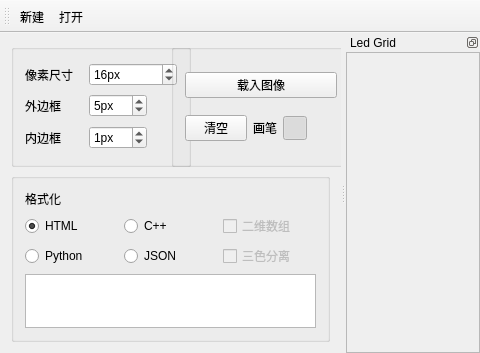
<?xml version="1.0" encoding="UTF-8"?>
<ui version="4.0">
 <class>FontLibDesignerClass</class>
 <widget class="QMainWindow" name="FontLibDesignerClass">
  <property name="geometry">
   <rect>
    <x>0</x>
    <y>0</y>
    <width>480</width>
    <height>353</height>
   </rect>
  </property>
  <property name="minimumSize">
   <size>
    <width>480</width>
    <height>0</height>
   </size>
  </property>
  <property name="windowTitle">
   <string>Font Lib Designer</string>
  </property>
  <property name="styleSheet">
   <string notr="true">* {
  font-family: &quot;Arial&quot;, &quot;Segoe UI&quot;, &quot;黑体&quot;, &quot;等线&quot;;
  color: white;
  background: rgb(50, 50, 50);
}
*:!enabled {
  color: rgb(155, 155, 155);
}

#codeBrowser {
  font-family: &quot;Consolas&quot;;
}
#mainColor {
  background-color: #fff;
}
#subColor {
  background-color: #000;
}
/**********子界面背景********* */

QDockWidget &gt; QWidget {
  background: rgb(75, 75, 75);
}
QDockWidget,
QLabel {
  font-size: 14px;
  color: white;
}
QDockWidget::title {
  text-align: center;
  background: rgb(90, 90, 90);
}

QLabel {
  background: transparent;
}
/**********提示********* */
QToolTip {
  color: yellow;
  border: 2px solid #333;
}

/**********菜单********* */
QMenu {
  border: 1px solid rgb(100, 100, 100);
  background: rgb(68, 69, 73);
}
QMenu::item {
  height: 22px;
  padding: 0px 25px 0px 20px;
}
QMenu::item:enabled {
  color: rgb(225, 225, 225);
}
QMenu::item:enabled:selected {
  color: rgb(230, 230, 230);
  background: rgba(255, 255, 255, 80);
}
QMenu::separator {
  height: 1px;
  background: rgb(100, 100, 100);
}
QMenu::indicator {
  width: 13px;
  height: 13px;
}
QMenu::icon {
  padding-left: 2px;
  padding-right: 2px;
}
/**********分组框********* */
QGroupBox {
  font-size: 12px;
  border: 1px solid rgb(80, 80, 80);
  border-radius: 4px;
  margin-top: 10px;
}
QGroupBox::title {
  color: rgb(175, 175, 175);
  top: -12px;
  left: 10px;
}

/**********页签项********* */
QTabWidget::pane {
  border: none;
  border-top: 3px solid rgb(0, 160, 230);
  background: rgb(57, 58, 60);
}
QTabWidget::tab-bar {
  border: none;
}
QTabBar::tab {
  border: none;
  border-top-left-radius: 4px;
  border-top-right-radius: 4px;
  color: rgb(175, 175, 175);
  background: rgb(255, 255, 255, 30);
  height: 28px;
  min-width: 85px;
  margin-right: 5px;
  padding-left: 5px;
  padding-right: 5px;
}
QTabBar::tab:hover {
  background: rgb(255, 255, 255, 40);
}
QTabBar::tab:selected {
  color: white;
  background: rgb(0, 160, 230);
}

/**********表头********* */
QHeaderView {
  border: none;
  border-bottom: 3px solid rgb(0, 160, 230);
  background: rgb(57, 58, 60);
  min-height: 30px;
}
QHeaderView::section:horizontal {
  border: none;
  color: white;
  background: transparent;
  padding-left: 5px;
}
QHeaderView::section:horizontal:hover {
  background: rgb(0, 160, 230);
}
QHeaderView::section:horizontal:pressed {
  background: rgb(0, 180, 255);
}

/**********表格********* */
QTableView,
QTreeView,
QListView {
  border: 1px solid rgb(45, 45, 45);
  background: rgb(57, 58, 60);
  gridline-color: rgb(60, 60, 60);
}
QTableView::item,
QTreeView::item,
QListView::item {
  padding-left: 5px;
  padding-right: 5px;
  border: none;
  background: rgb(72, 72, 74);
  border-right: 1px solid rgb(45, 45, 45);
  border-bottom: 1px solid rgb(45, 45, 45);
}
QTableView::item:selected,
QTreeView::item:selected,
QListView::item:selected {
  background: rgba(202, 81, 0, 50);
}
QTableView::item:selected:!active,
QTreeView::item:selected:!active,
QListView::item:selected:!active {
  color: white;
}
QTableView::indicator,
QTreeView::indicator,
QListView::indicator {
  width: 20px;
  height: 20px;
}

/**********滚动条-水平********* */
QScrollBar:horizontal {
  height: 20px;
  background: transparent;
  margin-top: 3px;
  margin-bottom: 3px;
}
QScrollBar::handle:horizontal {
  height: 20px;
  min-width: 30px;
  background: rgb(68, 69, 73);
  margin-left: 15px;
  margin-right: 15px;
}
QScrollBar::handle:horizontal:hover {
  background: rgb(80, 80, 80);
}
QScrollBar::sub-line:horizontal {
  width: 15px;
  background: transparent;
  subcontrol-position: left;
}
QScrollBar::add-line:horizontal {
  width: 15px;
  background: transparent;
  subcontrol-position: right;
}
QScrollBar::sub-line:horizontal:hover {
  background: rgb(68, 69, 73);
}
QScrollBar::add-line:horizontal:hover {
  background: rgb(68, 69, 73);
}
QScrollBar::add-page:horizontal,
QScrollBar::sub-page:horizontal {
  background: transparent;
}

/**********滚动条-垂直********* */
QScrollBar:vertical {
  width: 20px;
  background: transparent;
  margin-left: 3px;
  margin-right: 3px;
}
QScrollBar::handle:vertical {
  width: 20px;
  min-height: 30px;
  background: rgb(68, 69, 73);
  margin-top: 15px;
  margin-bottom: 15px;
}
QScrollBar::handle:vertical:hover {
  background: rgb(80, 80, 80);
}
QScrollBar::sub-line:vertical,
QScrollBar::add-line:vertical {
  border: 2px solid rgb(90, 90, 90);
}
QScrollBar::sub-line:vertical:hover,
QScrollBar::add-line:vertical:hover {
  background: rgb(68, 69, 73);
}
QScrollBar::up-arrow:vertical,
QScrollBar::down-arrow:vertical {
  width: 14px;
  height: 20px;
  background: rgb(90, 90, 90);
}
QScrollBar::add-page:vertical,
QScrollBar::sub-page:vertical {
  background: none;
}

/**********下拉列表********* */
QComboBox {
  height: 25px;
  border-radius: 4px;
  border: 1px solid rgb(100, 100, 100);
  background: rgb(72, 72, 73);
}
QComboBox:enabled {
  color: rgb(175, 175, 175);
}
QComboBox:enabled:hover,
QComboBox:enabled:focus {
  color: rgb(230, 230, 230);
  background: rgb(68, 69, 73);
}
QComboBox::drop-down {
  width: 20px;
  border: none;
  background: transparent;
}
QComboBox::drop-down:hover {
  background: rgba(255, 255, 255, 30);
}
QComboBox QAbstractItemView {
  border: 1px solid rgb(100, 100, 100);
  background: rgb(68, 69, 73);
  outline: none;
}
QComboBox QAbstractItemView::item {
  height: 25px;
  color: rgb(175, 175, 175);
}
QComboBox QAbstractItemView::item:selected {
  background: rgba(255, 255, 255, 40);
  color: rgb(230, 230, 230);
}

/**********进度条********* */
QProgressBar {
  border: 3px solid rgb(68, 69, 73);
  text-align: center;
  color: white;
  background: rgb(50, 50, 50);
}
QProgressBar::chunk {
  background: rgb(0, 160, 230);
}

/**********复选框********* */
/**********单选框********* */
QCheckBox,
QRadioButton {
  spacing: 5px;
}
QCheckBox,
QCheckBox {
  color: #afafaf;
}
QCheckBox:enabled:hover,
QRadioButton:enabled:hover {
  color: #c8c8c8;
  background-color: #666;
}
QCheckBox:enabled:checked,
QRadioButton:enabled:checked {
  color: green;
}
QCheckBox:enabled:checked:hover,
QRadioButton:enabled:checked:hover {
  color: green;
}
QCheckBox::indicator,
QRadioButton::indicator {
  width: 20px;
  height: 20px;
}

/**********输入框********* */
QLineEdit {
  height: 25px;
  border: 2px solid rgb(120, 130, 120);
  background: rgb(72, 72, 73);
}
QLineEdit:enabled {
  color: rgb(175, 175, 175);
}
QLineEdit:enabled:hover,
QLineEdit:enabled:focus {
  color: rgb(230, 230, 230);
  border: 2px solid rgb(140, 160, 180);
}

/**********文本编辑框********* */
QTextEdit {
  border: 1px solid rgb(45, 45, 45);
  color: rgb(175, 175, 175);
  background: rgb(57, 58, 60);
}

/**********滚动区域********* */
QScrollArea {
  border: 1px solid rgb(45, 45, 45);
  background: rgb(57, 58, 60);
}
QScrollBar::add-line:vertical {
  height: 0px;
  background-color: transparent;
  subcontrol-position: bottom;
}
QScrollBar::sub-line:vertical {
  height: 0px;
  background-color: transparent;
  subcontrol-position: top;
}

/**********按钮********* */
QPushButton {
  border: 2px solid rgb(85, 85, 85);
  width: 75px;
  height: 25px;
}
QPushButton:enabled {
  background: rgb(59, 59, 59);
  color: white;
}
QPushButton:checked {
  border-color: green;
}
QPushButton:enabled:hover {
  background: rgb(120, 120, 120);
}
QPushButton:enabled:pressed {
  background: rgb(90, 90, 90);
}
/******* ToolBox ******/
QToolBox::tab {
  border-width: 2px 0;
  border-style: solid;
  border-color: rgb(140, 160, 180);
}
QToolBox::tab:first {
  border-top-width: 0px;
}
QToolBox::tab:last {
  border-bottom-width: 0px;
}
</string>
  </property>
  <widget class="QWidget" name="centralWidget">
   <layout class="QGridLayout" name="gridLayout_4">
    <item row="0" column="0">
     <widget class="QGroupBox" name="displayGroupBox">
      <property name="minimumSize">
       <size>
        <width>180</width>
        <height>123</height>
       </size>
      </property>
      <property name="maximumSize">
       <size>
        <width>180</width>
        <height>123</height>
       </size>
      </property>
      <layout class="QGridLayout" name="gridLayout">
       <item row="1" column="2">
        <widget class="QSpinBox" name="outerBorderWidth">
         <property name="suffix">
          <string>px</string>
         </property>
         <property name="value">
          <number>5</number>
         </property>
        </widget>
       </item>
       <item row="1" column="0">
        <widget class="QLabel" name="outerBorderLabel">
         <property name="text">
          <string>外边框</string>
         </property>
        </widget>
       </item>
       <item row="2" column="0">
        <widget class="QLabel" name="innerBorderLabel">
         <property name="text">
          <string>内边框</string>
         </property>
        </widget>
       </item>
       <item row="0" column="0">
        <widget class="QLabel" name="pixelLengthLabel">
         <property name="text">
          <string>像素尺寸</string>
         </property>
        </widget>
       </item>
       <item row="2" column="2">
        <widget class="QSpinBox" name="innerBorderWidth">
         <property name="suffix">
          <string>px</string>
         </property>
         <property name="value">
          <number>1</number>
         </property>
        </widget>
       </item>
       <item row="1" column="3">
        <widget class="QPushButton" name="outerColor">
         <property name="minimumSize">
          <size>
           <width>24</width>
           <height>24</height>
          </size>
         </property>
         <property name="maximumSize">
          <size>
           <width>24</width>
           <height>24</height>
          </size>
         </property>
         <property name="autoFillBackground">
          <bool>false</bool>
         </property>
         <property name="text">
          <string/>
         </property>
         <property name="checked">
          <bool>false</bool>
         </property>
         <property name="flat">
          <bool>true</bool>
         </property>
        </widget>
       </item>
       <item row="2" column="3">
        <widget class="QPushButton" name="innerColor">
         <property name="minimumSize">
          <size>
           <width>24</width>
           <height>24</height>
          </size>
         </property>
         <property name="maximumSize">
          <size>
           <width>24</width>
           <height>24</height>
          </size>
         </property>
         <property name="autoFillBackground">
          <bool>false</bool>
         </property>
         <property name="text">
          <string/>
         </property>
         <property name="checked">
          <bool>false</bool>
         </property>
         <property name="flat">
          <bool>true</bool>
         </property>
        </widget>
       </item>
       <item row="0" column="2" colspan="2">
        <widget class="QSpinBox" name="pixelLength">
         <property name="suffix">
          <string>px</string>
         </property>
         <property name="value">
          <number>16</number>
         </property>
        </widget>
       </item>
      </layout>
     </widget>
    </item>
    <item row="0" column="1">
     <widget class="QGroupBox" name="gridGroupBox">
      <property name="minimumSize">
       <size>
        <width>180</width>
        <height>123</height>
       </size>
      </property>
      <property name="maximumSize">
       <size>
        <width>180</width>
        <height>123</height>
       </size>
      </property>
      <layout class="QGridLayout" name="gridLayout_2">
       <item row="1" column="3">
        <widget class="QPushButton" name="mainColor">
         <property name="minimumSize">
          <size>
           <width>24</width>
           <height>24</height>
          </size>
         </property>
         <property name="maximumSize">
          <size>
           <width>24</width>
           <height>24</height>
          </size>
         </property>
         <property name="autoFillBackground">
          <bool>false</bool>
         </property>
         <property name="text">
          <string/>
         </property>
         <property name="checkable">
          <bool>true</bool>
         </property>
         <property name="checked">
          <bool>true</bool>
         </property>
         <property name="flat">
          <bool>true</bool>
         </property>
         <attribute name="buttonGroup">
          <string notr="true">pencilButtonGroup</string>
         </attribute>
        </widget>
       </item>
       <item row="0" column="0" colspan="5">
        <widget class="QPushButton" name="loadImage">
         <property name="text">
          <string>载入图像</string>
         </property>
        </widget>
       </item>
       <item row="1" column="0" colspan="2">
        <widget class="QPushButton" name="clearColorMap">
         <property name="text">
          <string>清空</string>
         </property>
        </widget>
       </item>
       <item row="1" column="2">
        <widget class="QLabel" name="pencilLabel">
         <property name="text">
          <string>画笔</string>
         </property>
        </widget>
       </item>
       <item row="1" column="4">
        <widget class="QPushButton" name="subColor">
         <property name="minimumSize">
          <size>
           <width>24</width>
           <height>24</height>
          </size>
         </property>
         <property name="maximumSize">
          <size>
           <width>24</width>
           <height>24</height>
          </size>
         </property>
         <property name="autoFillBackground">
          <bool>false</bool>
         </property>
         <property name="text">
          <string/>
         </property>
         <property name="checkable">
          <bool>true</bool>
         </property>
         <property name="flat">
          <bool>true</bool>
         </property>
         <attribute name="buttonGroup">
          <string notr="true">pencilButtonGroup</string>
         </attribute>
        </widget>
       </item>
      </layout>
     </widget>
    </item>
    <item row="0" column="2">
     <spacer name="horizontalSpacer">
      <property name="orientation">
       <enum>Qt::Horizontal</enum>
      </property>
      <property name="sizeType">
       <enum>QSizePolicy::Ignored</enum>
      </property>
      <property name="sizeHint" stdset="0">
       <size>
        <width>40</width>
        <height>20</height>
       </size>
      </property>
     </spacer>
    </item>
    <item row="1" column="0" colspan="3">
     <widget class="QGroupBox" name="exportGroupBox">
      <property name="minimumSize">
       <size>
        <width>0</width>
        <height>136</height>
       </size>
      </property>
      <layout class="QGridLayout" name="gridLayout_5">
       <item row="0" column="0">
        <widget class="QLabel" name="label_4">
         <property name="text">
          <string>格式化</string>
         </property>
        </widget>
       </item>
       <item row="1" column="0">
        <widget class="QRadioButton" name="useFmtHtml">
         <property name="text">
          <string>HTML</string>
         </property>
         <property name="checked">
          <bool>true</bool>
         </property>
         <attribute name="buttonGroup">
          <string notr="true">fmtButtonGroup</string>
         </attribute>
        </widget>
       </item>
       <item row="1" column="1">
        <widget class="QRadioButton" name="useFmtCpp">
         <property name="text">
          <string>C++</string>
         </property>
         <attribute name="buttonGroup">
          <string notr="true">fmtButtonGroup</string>
         </attribute>
        </widget>
       </item>
       <item row="1" column="2">
        <widget class="QCheckBox" name="useMatrix2">
         <property name="enabled">
          <bool>false</bool>
         </property>
         <property name="text">
          <string>二维数组</string>
         </property>
        </widget>
       </item>
       <item row="2" column="0">
        <widget class="QRadioButton" name="useFmtPython">
         <property name="text">
          <string>Python</string>
         </property>
         <attribute name="buttonGroup">
          <string notr="true">fmtButtonGroup</string>
         </attribute>
        </widget>
       </item>
       <item row="2" column="1">
        <widget class="QRadioButton" name="useFmtJson">
         <property name="text">
          <string>JSON</string>
         </property>
         <attribute name="buttonGroup">
          <string notr="true">fmtButtonGroup</string>
         </attribute>
        </widget>
       </item>
       <item row="2" column="2">
        <widget class="QCheckBox" name="useColor3">
         <property name="enabled">
          <bool>false</bool>
         </property>
         <property name="text">
          <string>三色分离</string>
         </property>
        </widget>
       </item>
       <item row="3" column="0" colspan="3">
        <widget class="QPlainTextEdit" name="codeBrowser">
         <property name="readOnly">
          <bool>true</bool>
         </property>
        </widget>
       </item>
      </layout>
     </widget>
    </item>
   </layout>
  </widget>
  <widget class="QDockWidget" name="ledDockWidget">
   <property name="minimumSize">
    <size>
     <width>134</width>
     <height>314</height>
    </size>
   </property>
   <property name="features">
    <set>QDockWidget::DockWidgetFloatable|QDockWidget::DockWidgetMovable</set>
   </property>
   <property name="windowTitle">
    <string>Led Grid</string>
   </property>
   <attribute name="dockWidgetArea">
    <number>2</number>
   </attribute>
   <widget class="QWidget" name="dockWidgetContents">
    <layout class="QGridLayout" name="gridLayout_3">
     <property name="leftMargin">
      <number>0</number>
     </property>
     <property name="topMargin">
      <number>0</number>
     </property>
     <property name="rightMargin">
      <number>0</number>
     </property>
     <property name="bottomMargin">
      <number>0</number>
     </property>
     <property name="verticalSpacing">
      <number>0</number>
     </property>
     <item row="1" column="0">
      <widget class="QScrollArea" name="scrollArea">
       <property name="widgetResizable">
        <bool>true</bool>
       </property>
       <widget class="QWidget" name="scrollAreaWidgetContents">
        <property name="geometry">
         <rect>
          <x>0</x>
          <y>0</y>
          <width>132</width>
          <height>290</height>
         </rect>
        </property>
        <layout class="QGridLayout" name="gridLayout_6">
         <item row="0" column="0">
          <widget class="LedCharacterEdit" name="ledCharacterEdit"/>
         </item>
        </layout>
       </widget>
      </widget>
     </item>
    </layout>
   </widget>
  </widget>
  <widget class="QToolBar" name="toolBar">
   <property name="windowTitle">
    <string>toolBar</string>
   </property>
   <attribute name="toolBarArea">
    <enum>TopToolBarArea</enum>
   </attribute>
   <attribute name="toolBarBreak">
    <bool>false</bool>
   </attribute>
   <addaction name="actionNew"/>
   <addaction name="actionOpen"/>
  </widget>
  <action name="actionNew">
   <property name="icon">
    <iconset resource="FontLibDesigner.qrc">
     <normaloff>:/icon_new</normaloff>:/icon_new</iconset>
   </property>
   <property name="text">
    <string>新建</string>
   </property>
   <property name="toolTip">
    <string>新建</string>
   </property>
   <property name="shortcut">
    <string>Ctrl+N</string>
   </property>
  </action>
  <action name="actionOpen">
   <property name="icon">
    <iconset resource="FontLibDesigner.qrc">
     <normaloff>:/icon_open</normaloff>:/icon_open</iconset>
   </property>
   <property name="text">
    <string>打开</string>
   </property>
   <property name="toolTip">
    <string>打开</string>
   </property>
   <property name="shortcut">
    <string>Ctrl+O</string>
   </property>
  </action>
 </widget>
 <layoutdefault spacing="6" margin="11"/>
 <customwidgets>
  <customwidget>
   <class>LedCharacterEdit</class>
   <extends>QWidget</extends>
   <header>LedCharacterEdit.h</header>
  </customwidget>
 </customwidgets>
 <tabstops>
  <tabstop>loadImage</tabstop>
  <tabstop>clearColorMap</tabstop>
  <tabstop>mainColor</tabstop>
  <tabstop>subColor</tabstop>
  <tabstop>pixelLength</tabstop>
  <tabstop>outerBorderWidth</tabstop>
  <tabstop>outerColor</tabstop>
  <tabstop>innerBorderWidth</tabstop>
  <tabstop>innerColor</tabstop>
  <tabstop>codeBrowser</tabstop>
  <tabstop>scrollArea</tabstop>
 </tabstops>
 <resources>
  <include location="FontLibDesigner.qrc"/>
 </resources>
 <connections>
  <connection>
   <sender>clearColorMap</sender>
   <signal>clicked()</signal>
   <receiver>ledCharacterEdit</receiver>
   <slot>clearColorMap()</slot>
   <hints>
    <hint type="sourcelabel">
     <x>252</x>
     <y>141</y>
    </hint>
    <hint type="destinationlabel">
     <x>493</x>
     <y>205</y>
    </hint>
   </hints>
  </connection>
  <connection>
   <sender>pixelLength</sender>
   <signal>valueChanged(int)</signal>
   <receiver>ledCharacterEdit</receiver>
   <slot>setPixelLength(int)</slot>
   <hints>
    <hint type="sourcelabel">
     <x>135</x>
     <y>87</y>
    </hint>
    <hint type="destinationlabel">
     <x>493</x>
     <y>205</y>
    </hint>
   </hints>
  </connection>
  <connection>
   <sender>innerBorderWidth</sender>
   <signal>valueChanged(int)</signal>
   <receiver>ledCharacterEdit</receiver>
   <slot>setInnerBorderWidth(int)</slot>
   <hints>
    <hint type="sourcelabel">
     <x>135</x>
     <y>150</y>
    </hint>
    <hint type="destinationlabel">
     <x>493</x>
     <y>205</y>
    </hint>
   </hints>
  </connection>
  <connection>
   <sender>outerBorderWidth</sender>
   <signal>valueChanged(int)</signal>
   <receiver>ledCharacterEdit</receiver>
   <slot>setOuterBorderWidth(int)</slot>
   <hints>
    <hint type="sourcelabel">
     <x>135</x>
     <y>117</y>
    </hint>
    <hint type="destinationlabel">
     <x>493</x>
     <y>205</y>
    </hint>
   </hints>
  </connection>
  <connection>
   <sender>useFmtHtml</sender>
   <signal>toggled(bool)</signal>
   <receiver>useMatrix2</receiver>
   <slot>setDisabled(bool)</slot>
   <hints>
    <hint type="sourcelabel">
     <x>154</x>
     <y>228</y>
    </hint>
    <hint type="destinationlabel">
     <x>341</x>
     <y>224</y>
    </hint>
   </hints>
  </connection>
  <connection>
   <sender>useFmtHtml</sender>
   <signal>toggled(bool)</signal>
   <receiver>useColor3</receiver>
   <slot>setDisabled(bool)</slot>
   <hints>
    <hint type="sourcelabel">
     <x>160</x>
     <y>227</y>
    </hint>
    <hint type="destinationlabel">
     <x>344</x>
     <y>259</y>
    </hint>
   </hints>
  </connection>
 </connections>
 <buttongroups>
  <buttongroup name="colorButtonGroup"/>
  <buttongroup name="fmtButtonGroup"/>
  <buttongroup name="pencilButtonGroup"/>
 </buttongroups>
</ui>
